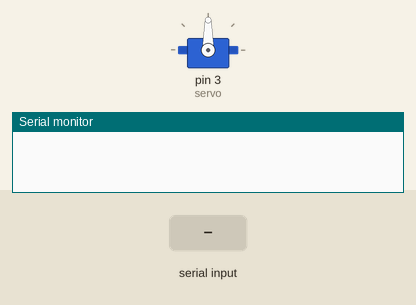
This sketch was run on a simulated Arduino Uno, built with avr-gcc and run on an emulated ATmega328P. On the bench: servo, the last lines printed to the serial monitor. The inputs (shaded band) are chosen by the test bench.

Above: at 1.2 s.
1.3 s: "S1" received over Serial
At 3.4 s:
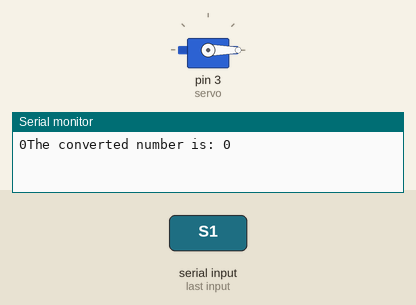
3.8 s: "S1,45\n" received over Serial
At 5.3 s:
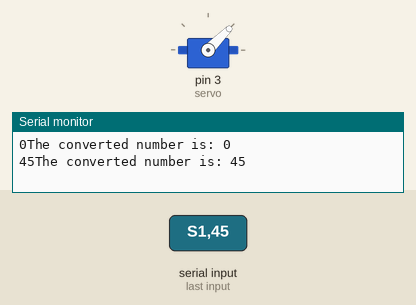
6.4 s: "S190\n" received over Serial
At 8.5 s:
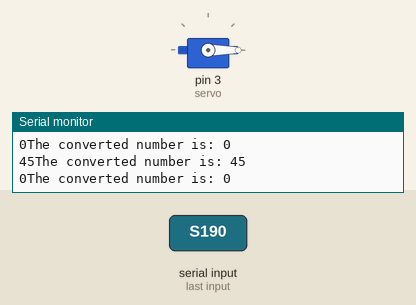
Timing chart, 0 to 10.0 s (numbered marks = the images above; inputs shaded):
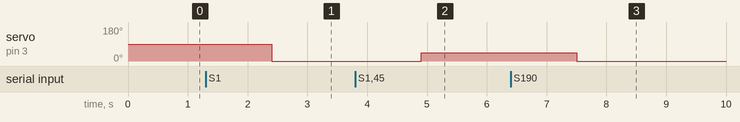

Measured:
- after the input at 1.3 s, servo on pin 3 (servo): 90° → 0° after 1.1 s
- after the input at 3.8 s, servo on pin 3 (servo): 0° → 45° after 1.1 s
- after the input at 6.4 s, servo on pin 3 (servo): 45° → 0° after 1.1 s

The sketch:

Bluetooth_demo.ino
```cpp
#include <Wire.h>
#include <Servo.h>

Servo servo;


void setup() {
  // Start the serial communication
  Serial.begin(9600);
servo.attach(3);
   if (Serial.available() > 0)

  Serial.print("\tBluetooth Connected Seccessfully.\a");// Checks whether data is comming from the serial port
}

void loop() {
  if (Serial.available() > 0) {
    // Read the incoming string
    String str = Serial.readString();
    if (str.startsWith("S1")) {
      str = str.substring(3, str.length());
      int S1 = str.toInt();
      //s1 = map(s1, 20, 186, 0, 180)
      Serial.print(S1);
      servo.write(S1);

    }

    // Remove any whitespace or newline characters
   // str.trim();

    // Convert the string to an integer
    int num = str.toInt();

    // Print the integer to the serial monitor
    Serial.print("The converted number is: ");
    Serial.println(num);
  }
  delay(100);
}
```
